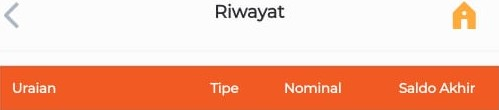
#> input picture image/data_bni/data_540x1200.jpeg, 499 x 110 px, found by its file name
$ python template.py
#> lines starting #> are read from the running program, lines starting #| are printed output that depends on the picture; after the words box and inside, x2 and y2 are one past the last pixel; in counts of white or black regions, pixels touching at a corner belong together
import cv2 as cv

threshold_binary = 128

# Templat pertama
template_path = "image\data_bni\data_540x1200.jpeg"
template_rgb_1 = cv.imread(template_path)
#> template_rgb_1 is the input picture: shape (110, 499, 3); mean B, G, R 165.1, 187, 244.3
template_gray_1 = cv.cvtColor(template_rgb_1, cv.COLOR_RGB2GRAY)
_, binary_template_1 = cv.threshold(template_gray_1, threshold_binary, 255, cv.THRESH_BINARY)
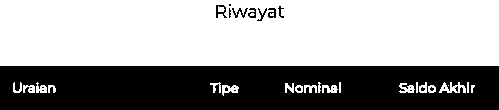
#> binary_template_1: shape (110, 499); 61.5% white; 25 black regions (18 under 20 px), largest, box (x1, y1, x2, y2) and area: (0, 66, 499, 110) 20741, (216, 5, 227, 18) 68, (232, 8, 248, 18) 62

# Templat kedua
template_path_2 = "image\data_bni\data_720x1600.jpg"
template_rgb_2 = cv.imread(template_path_2)
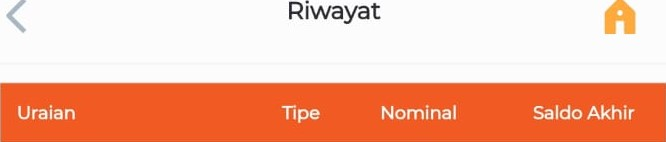
#> input picture image/data_bni/data_720x1600.jpg, 666 x 142 px, found by its file name
#> template_rgb_2 is the input picture: shape (142, 666, 3); mean B, G, R 162.3, 185, 244.5
template_gray_2 = cv.cvtColor(template_rgb_2, cv.COLOR_RGB2GRAY)
_, binary_template_2 = cv.threshold(template_gray_2, threshold_binary, 255, cv.THRESH_BINARY)
#> binary_template_2: shape (142, 666); 60.7% white; 23 black regions (12 under 20 px), largest, box (x1, y1, x2, y2) and area: (0, 84, 666, 142) 36474, (289, 2, 303, 19) 124, (310, 6, 331, 19) 109

# Templat ketiga
template_path_3 = "image\data_bni\data_738x1600.jpeg"
template_rgb_3 = cv.imread(template_path_3)
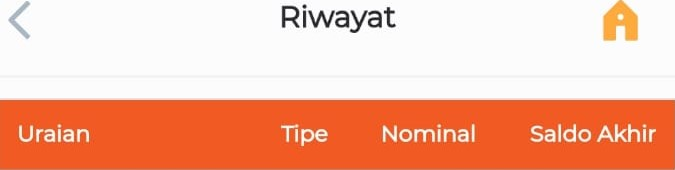
#> input picture image/data_bni/data_738x1600.jpeg, 675 x 170 px, found by its file name
#> template_rgb_3 is the input picture: shape (170, 675, 3); mean B, G, R 163.3, 185.4, 243.8
template_gray_3 = cv.cvtColor(template_rgb_3, cv.COLOR_RGB2GRAY)
_, binary_template_3 = cv.threshold(template_gray_3, threshold_binary, 255, cv.THRESH_BINARY)
#> binary_template_3: shape (170, 675); 60.5% white; 20 black regions (7 under 20 px), largest, box (x1, y1, x2, y2) and area: (0, 100, 675, 170) 44269, (282, 6, 299, 28) 182, (309, 11, 334, 27) 161

# Templat keempat
template_path_4 = "image\data_bni\data_900x1600.jpg"
template_rgb_4 = cv.imread(template_path_4)
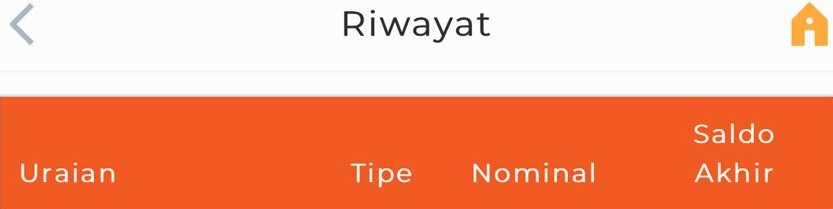
#> input picture image/data_bni/data_900x1600.jpg, 833 x 209 px, found by its file name
#> template_rgb_4 is the input picture: shape (209, 833, 3); mean B, G, R 135.3, 164.7, 243.8
template_gray_4 = cv.cvtColor(template_rgb_4, cv.COLOR_RGB2GRAY)
_, binary_template_4 = cv.threshold(template_gray_4, threshold_binary, 255, cv.THRESH_BINARY)
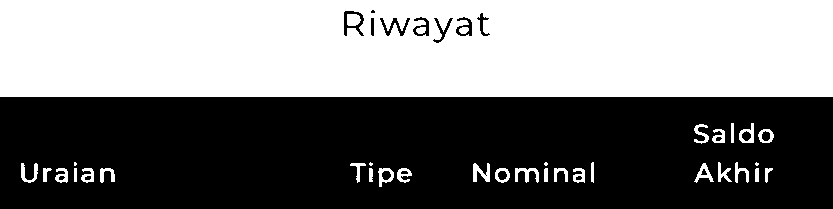
#> binary_template_4: shape (209, 833); 47.6% white; 35 white regions (4 under 20 px), largest, box (x1, y1, x2, y2) and area: (0, 0, 833, 97) 79587, (473, 163, 490, 182) 189, (515, 168, 539, 183) 182

# Templat kelima
template_path_5 = "image\data_bni\data_606x1280.jpg"
template_rgb_5 = cv.imread(template_path_5)
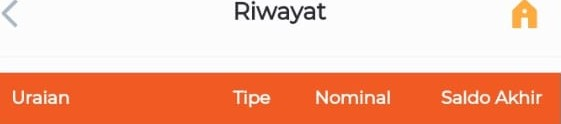
#> input picture image/data_bni/data_606x1280.jpg, 561 x 124 px, found by its file name
#> template_rgb_5 is the input picture: shape (124, 561, 3); mean B, G, R 163.5, 185.6, 243.9
template_gray_5 = cv.cvtColor(template_rgb_5, cv.COLOR_RGB2GRAY)
_, binary_template_5 = cv.threshold(template_gray_5, threshold_binary, 255, cv.THRESH_BINARY)
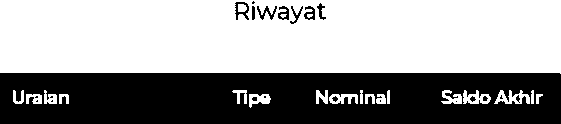
#> binary_template_5: shape (124, 561); 60.9% white; 22 black regions (12 under 20 px), largest, box (x1, y1, x2, y2) and area: (0, 73, 561, 124) 26499, (235, 2, 249, 20) 114, (257, 6, 277, 20) 107
